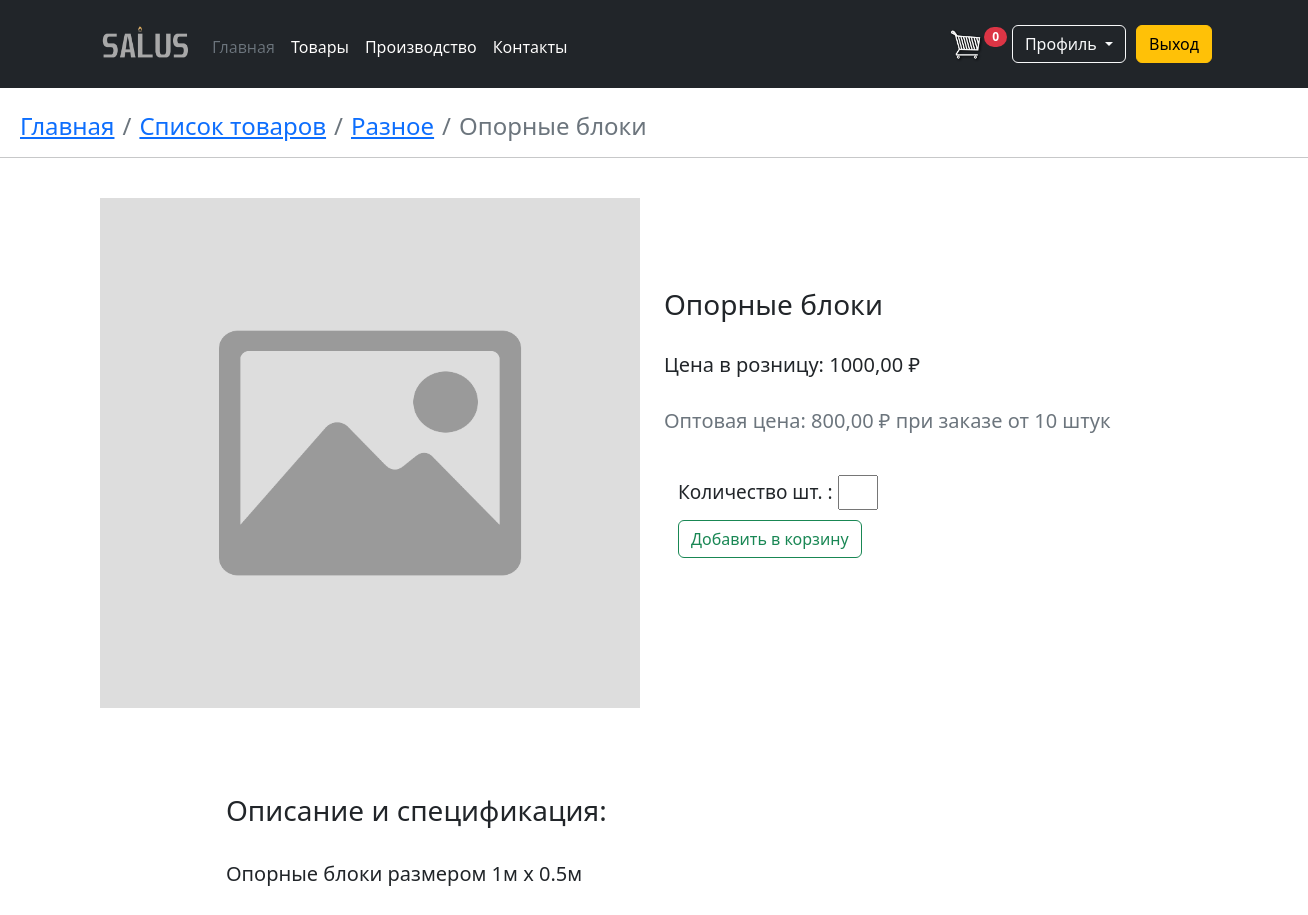
/product/1/ (signed in), run on the app's committed database.
### shop/models.py (models this page shows, shortened)
class Product(models.Model):
    category = models.ForeignKey(Category, related_name='products', on_delete=CASCADE, verbose_name='Категория')
    name = models.CharField(max_length=50, db_index=True, verbose_name='Название товара')
    description = models.TextField(max_length=1000, blank=True, verbose_name='Описание и спецификация')
    price = models.DecimalField(validators=[MinValueValidator(Decimal('0.01'))], max_digits=10, decimal_places=2, verbose_name='Цена')
    opt_price = models.DecimalField(validators=[MinValueValidator(Decimal('0.01'))], max_digits=10, decimal_places=2, verbose_name='Оптовая цена',  blank=True, null=True)
    opt_price_if = models.PositiveIntegerField(default=10000, verbose_name='Количество, необходимое для оптовой цены', blank=True, null=True)
    image = models.ImageField(upload_to='product/%Y/%m/%d', blank=True, null=True, verbose_name='Изображение')
    created = models.DateTimeField(auto_now_add=True)
    uploaded = models.DateTimeField(auto_now=True)
    class Meta:
        ordering = ('name',)
        verbose_name = 'Товар'
        verbose_name_plural = 'Товары'

class Category(models.Model):
    name = models.CharField(max_length=100, db_index=True, unique=True, verbose_name='Название категории')
    slug = models.SlugField(max_length=100, unique=True)
    class Meta:
        ordering = ('name', )
        verbose_name = 'Категория'
        verbose_name_plural = 'Категории'
    def __str__(self):
        return self.name
    def get_absolute_url(self):
        return reverse('myshop:product_list_by_category', args=[self.slug])

### shop/views.py (the view)
# urls.py: path('<int:id>/', views.product_detail, name='product_detail'),
def product_detail(request, id):
    product = get_object_or_404(Product, id=id)
    cart_product_form = CartAddProductForm()
    return render(request, 'product/detail.html', {'product': product,
                                                        'cart_product_form': cart_product_form})

### cart/forms.py
class CartAddProductForm(forms.Form):
    quantity = forms.IntegerField(min_value= 1, label='Количество шт. :', widget=forms.NumberInput(attrs={'class': 'inpt_class'}))
    update = forms.BooleanField(required=False, initial=False, widget=forms.HiddenInput)

### cart/cart.py (called while the page is built)
    def __len__(self):
        return sum(item['quantity'] for item in self.cart.values())

### cart/context_processors.py (called while the page is built)
def cart(request):
    return {'cart': Cart(request)}

### templates/product/detail.html (shortened to what this page needs)
{% extends 'index.html' %}
{% load static %}
{% block container %}
<br>
<h4>
<nav aria-label="breadcrumb" style="margin-left: 20px;">
  <ol class="breadcrumb">
    <li class="breadcrumb-item"><a href="{% url 'home' %}">Главная</a></li>
      <li class="breadcrumb-item"><a href="{% url 'myshop:product_list' %}">Список товаров</a></li>
    <li class="breadcrumb-item"><a href="{{ product.category.get_absolute_url }}">{{product.category }}</a></li>
    <li class="breadcrumb-item active" aria-current="page">{{ product.name }}</li>
  </ol>
</nav>
</h4>
<hr><br>
<div class="d-flex">
    <div class="container">
        <div class="row">
            <aside class="col-lg-6">
                <article class="gallery-wrap" >
                    <img width="540px" height="510px" src="{% if product.image %}{{ product.image.url }}{% else %}{% static "img/no-image.png" %}{% endif %}">
                    </article>
            </aside>
            <div class="col-6" style="margin-top: 90px;">
                    <H3 class="title text-dark"> {{ product.name }} </H3><BR>
                    <div class="">
                    <div class="mb-3">
                        <h5>Цена в розницу: {{ product.price }} ₽ </h5><br>
                        {% if product.opt_price_if == 10000 %}
                        Оптовая цена не предусмотрена<br><br>
                        {% else %}
                        <h5 class="text-secondary">Оптовая цена: {{ product.opt_price }} ₽ при заказе от {{ product.opt_price_if }} штук</h5><br>
                        {% endif %}
                        {% if user.is_authenticated %}
                        {% if user.role == 1 %}
                            Вы вошли, как менеджер, поэтому не можете добавлять товар в корзину
                        {% else %}
                    <form  style="margin-top: 10px; margin-left: 14px; font-size: 19px;" action="{% url 'cart:cart_add' product.id %}" method="post">
                        {{ cart_product_form }}
                        <br>
                        <input class="btn btn-outline-success" style="margin-top: 10px;" type="submit" value="Добавить в корзину">
                    </form>
                            {% endif %}
                        {% else %}
                        Вы не вошли в аккаунт, поэтому не можете добавлять товары в корзину<br>
                  <a href="{% url 'login' %}" >Войти</a> Или <a href="{% url 'signup' %}"   >Зарегистрироваться</a>
            {% endif %}<br>
                    </div>
                    </div>
            </div>
            <br><br>
            <br><br><br><br>
            <br>
            <br>
            <div style="margin-left: 130px; margin-top: 70px;">
<H3 >Описание и спецификация:</H3><br>
                        <p style=
"width:1000px; word-wrap:break-word; font-size: 20px;">{{ product.description }}</p>
            </div>
        </div>
    </div>
</div>
<br>
<br>
<br>
<br>
<br>
{% endblock container %}

### templates/product/detail.html (style rules this page uses)
.row { --bs-gutter-x: 1.25rem; --bs-gutter-y: 0; display: flex; flex-wrap: wrap; margin-top: calc(var(--bs-gutter-y) * -1); margin-right: calc(var(--bs-gutter-x) / -2); margin-left: calc(var(--bs-gutter-x) / -2); }
.gallery-wrap { display: block; text-align: center; margin-bottom: 1rem; overflow: hidden; background-color: #fff; }
p { margin-top: 0; margin-bottom: 1rem; }
.inpt_class { width: 40px; }

### data on the page
Product: category "Разное", name "Опорные блоки", price "1000,00", opt_price "800,00", opt_price_if "10", description "Опорные блоки размером 1м х 0.5м"
